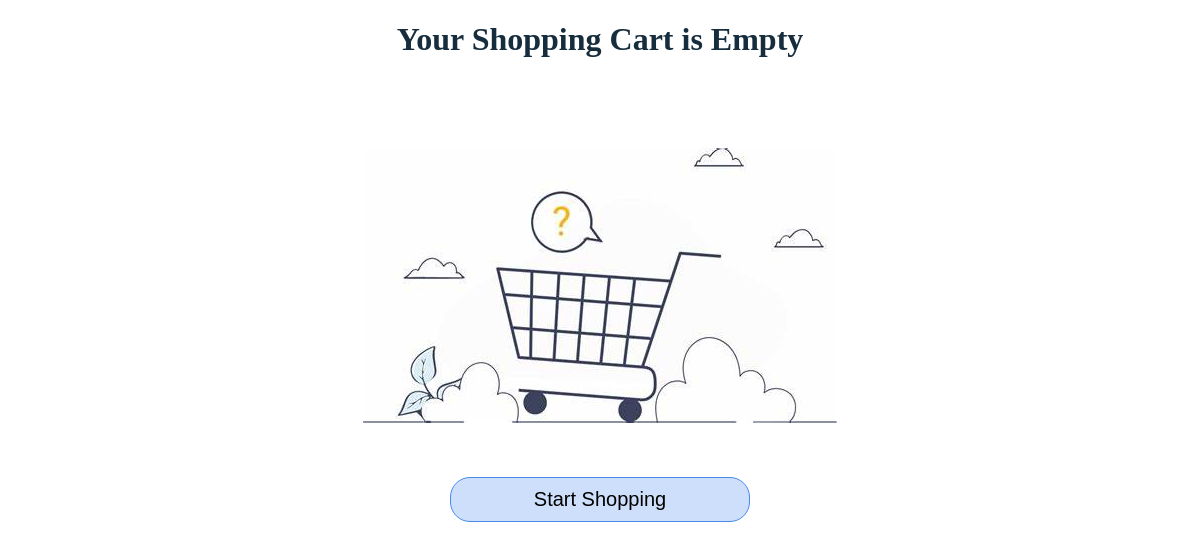
Before: /ManageShopingCart/ViewShopingCar.php with the older database file.
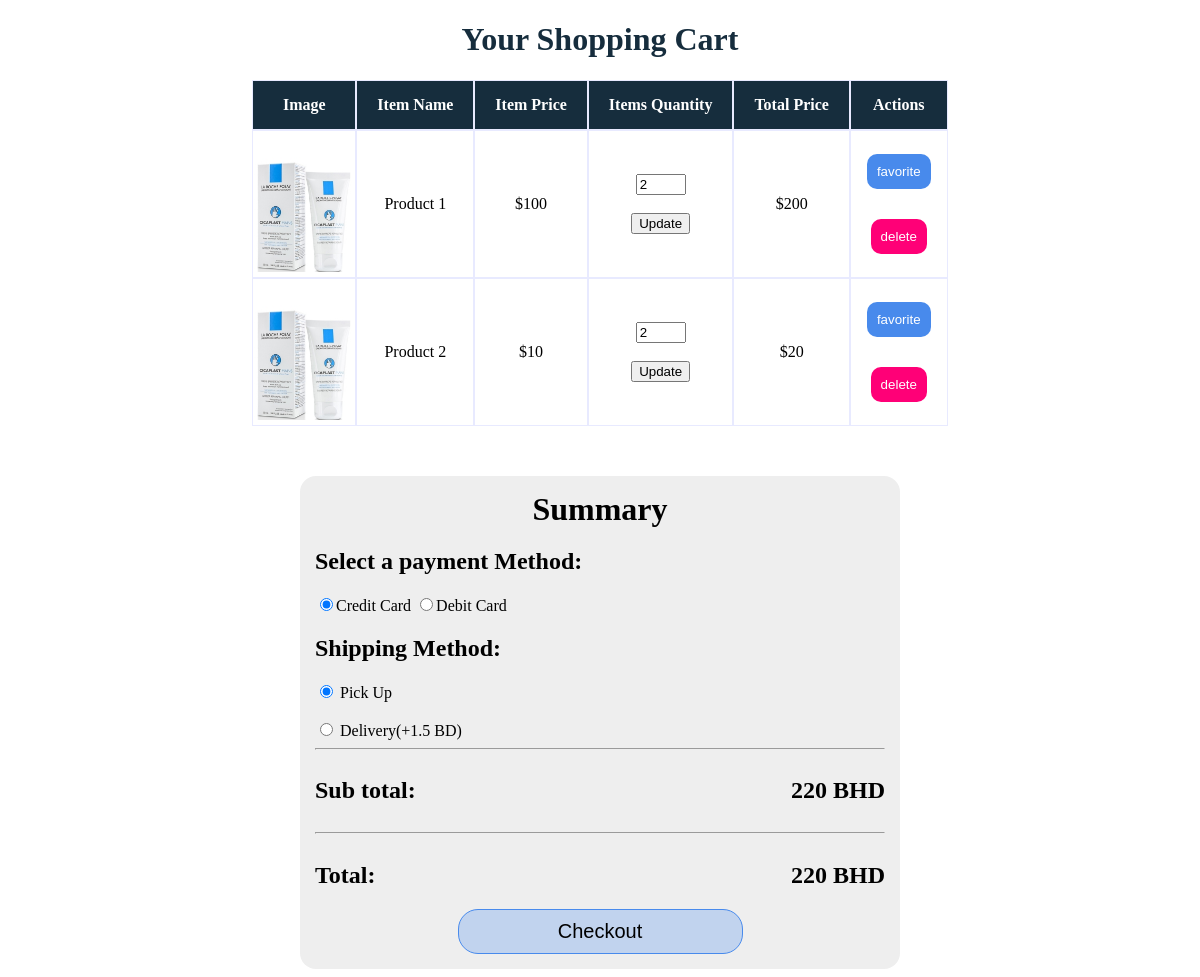
After: the same page with the newer database file.
### ManageShopingCart/ViewShopingCar.php (the view, shortened to what this page needs)
<?php
try {
  require("../Connection/init.php");
  $userID = 6;
  $sql = "SELECT
    `product data`.Photo,
    `product data`.Name,
    `product data`.Price,
    `product data`.Quantity,
    `view cart`.Qty,
    `view cart`.cartID,
    `view cart`.ProductID,
    (`product data`.Price * `view cart`.Qty) AS TotalPrice
    FROM
        `view cart`
    JOIN
        `product data`
        ON `view cart`.ProductID = `product data`.ProductID
    WHERE
        `view cart`.UserID = ?";
  $data = $db->prepare($sql);
  $data->execute([$userID]);
  $count = $data->rowCount();
?>
  <!DOCTYPE html>
  <html lang="en">
  <head>
    <link rel="stylesheet" href="../css/main.css" />
    <link rel="stylesheet" href="../css/all.min.css" />
  </head>
  <body>
    <?php
    if ($count > 0) {
    ?>
      <h1 class="titleSC">Your Shopping Cart</h1>
      <table class="table-cart">
        <thead>
          <tr>
            <th>Image</th>
            <th>Item Name</th>
            <th>Item Price</th>
            <th>Items Quantity</th>
            <th>Total Price</th>
            <th>Actions</th>
          </tr>
        </thead>
        <tbody>
          <?php
          $TotalPrice = 0;
          while ($row = $data->fetch()) {
            $TotalPrice += $row["TotalPrice"];
          ?>
            <tr>
              <td><img src="../images/<?php echo $row['Photo']; ?>" width="100px" /></td>
              <td><?php echo $row['Name']; ?></td>
              <td>$<?php echo $row['Price']; ?></td>
              <td>
                <form action="./EditCart.php" method="post">
                  <input type="number" name="newQTY" min="1" value="<?php echo $row['Qty']; ?>" max="<?php echo $row["Quantity"] ?>"><br> <br>
                  <input type="submit" name="update-qty" value="Update" class="update-btn">
                </form>
              </td>
              <td>$<?php echo $row["TotalPrice"]; ?></td>
              <td>
                <a href=""><button class="favorite">favorite</button></a>
                <form action="./EditCart.php" method="post">
                  <button type="submit" name="delete" class="delete">delete</button>
                </form>
              </td>
            </tr>
          <?php } ?>
        </tbody>
      </table>
      <div class="checkout">
        <h1 class="summary">Summary</h1>
        <form action="../Interface/PaymentPage.php" method="post">
          <h2>Select a payment Method:</h2>
          <input type="radio" name="paymentMethod" value="Credit Card" checked><label>Credit Card</label>
          <input type="radio" name="paymentMethod" value="Debit Card"><label>Debit Card</label>
          <h2>Shipping Method:</h2>
          <input type="radio" name="order" value="pick-up" checked> Pick Up
          <br><br>
          <input type="radio" name="order" value="delivery"> Delivery(+1.5 BD)
          <hr>
          <div>
            <h2>Sub total:</h2>
            <h2><?php echo isset($TotalPrice) ? $TotalPrice : 0 ?> BHD</h2>
          </div>
          <hr>
          <div class="total">
            <h2>Total:</h2>
            <h2 id="totalPrice">
              <?php
              if (isset($TotalPrice)) {
                echo $TotalPrice . " BHD";
              } else {
                echo "0 BHD";
              }
              ?>
            </h2>
          </div>
          <div class="submit-btn">
            <input type="submit" name="checkout-submit" value="Checkout">
          </div>
        </form>
      </div>
    <?php
    } else { ?>
      <h1 class='cartEmpty'>Your Shopping Cart is Empty</h1>
      <div class="cart-image">
        <img src="../images/cart.jpeg" alt="">
      </div>
      <div class="start-shopping">
        <a href="../Interface/HomePage.php"><button>Start Shopping</button></a>
      </div>
    <?php
    }
    ?>
  </body>
  </html>
<?php
} catch (PDOException $e) {
  echo "Error: " . $e->getMessage();
}
?>

### css/main.css (style rules this page uses)
* { box-sizing: border-box; }
.titleSC, .cartEmpty { text-align: center; color: #162d3d; }
.table-cart { max-width: 90%; margin: 0 auto; text-align: center; border-spacing: 0px; }
.table-cart th { background-color: #162d3d; padding: 15px 20px; color: white; }
.table-cart th, .table-cart td { border: 1px solid #e8eaff; }
.table-cart input[type="number"] { width: 50px; }
.table-cart .favorite, .table-cart .delete { margin: 15px; padding: 10px; border-radius: 10px; color: white; border: 0; cursor: pointer; }
.table-cart .favorite { background-color: #488aec; }
.table-cart .delete { background-color: rgb(255, 0, 119); }
.checkout { background-color: #eee; max-width: 600px; margin: 0 auto; margin-top: 50px; padding: 15px; border-radius: 16px; }
.checkout h1 { text-align: center; margin: 0; }
.checkout form > div { display: flex; justify-content: space-between; }
.submit-btn { width: 50%; margin: 0 auto; }
.checkout form input[type="submit"] { width: 100%; padding: 10px 15px; border-radius: 20px; margin: 0 auto; font-size: 20px; border: 1px solid #488aec; background-color: #488aec45; cursor: pointer; }
.cart-image { margin-top: 90px; margin-bottom: 50px; text-align: center; }
.start-shopping { text-align: center; }
.start-shopping button { text-align: center; width: 300px; padding: 10px 15px; border-radius: 20px; font-size: 20px; border: 1px solid #488aec; background-color: #488aec45; cursor: pointer; }

Changed rows visible on the page:
added view cart: ProductID.Photo (picture), ProductID.Name "Product 1", ProductID.Price "100", newQTY "2", TotalPrice "200"
added view cart: ProductID.Photo (picture), ProductID.Name "Product 2", ProductID.Price "10", newQTY "2", TotalPrice "20"
Other visible differences:
form field paymentMethod: (not shown) → "☑"
form field paymentMethod: (not shown) → "☐"
form field order: (not shown) → "☑"
form field order: (not shown) → "☐"
$TotalPrice: (not shown) → "220"
form field checkout-submit: (not shown) → "Checkout"
text no longer shown: "Your Shopping Cart is Empty Start Shopping"
text now shown: "Your Shopping Cart Image Item Name Item Price Items Quantity Total Price Actions Summary Select a payment Method: Credit Card Debit Card Shipping Method: Pick Up Delivery(+1.5 BD) Sub total: BHD Total: BHD"
